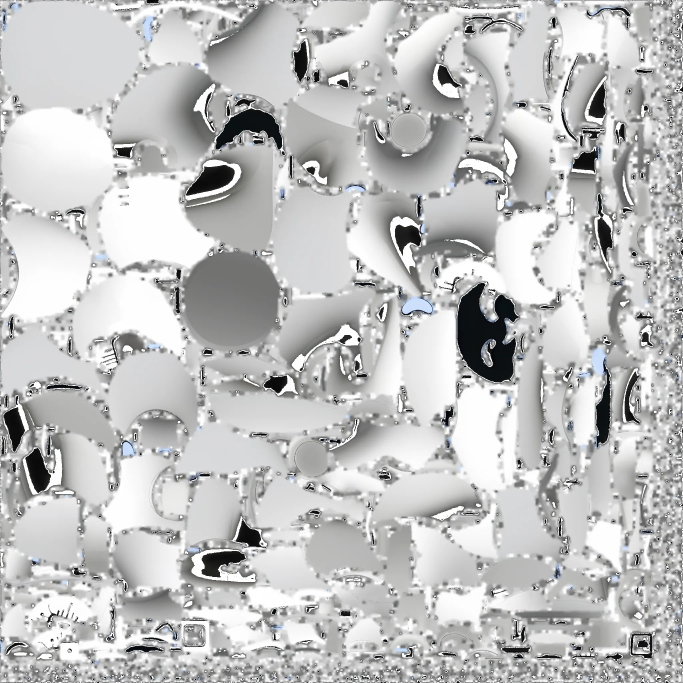
#> input picture apk_decoded/assets/pet_texture.png, 2048 x 2048 px, found by its file name (shown at 1/3 size)
$ python find_eyes.py
#> lines starting #> are read from the running program, lines starting #| are printed output that depends on the picture; after the words box and inside, x2 and y2 are one past the last pixel; in counts of white or black regions, pixels touching at a corner belong together
from PIL import Image
import numpy as np

tex = Image.open('/tmp/v110_extract/assets/pet_texture.png').convert('RGB')
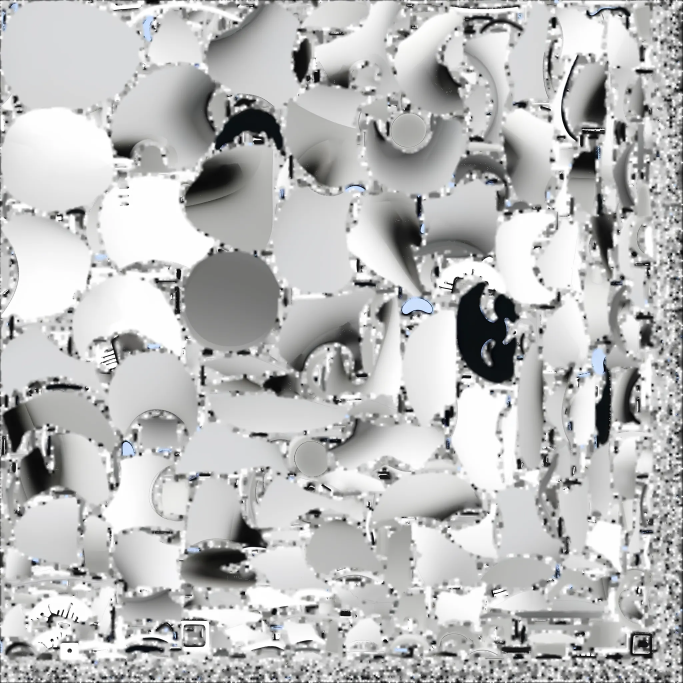
#> tex: PIL image 2048x2048 RGB (shown at 1/3 size); mean R, G, B 186.6, 187, 186.9
arr = np.array(tex)
h, w = arr.shape[:2]
#> h = 2048; w = 2048

# ASCII 预览 (上半部和下半部)
print("=== 纹理上半部 ASCII (0-50%) ===")
small = tex.crop((0, 0, w, h//2)).resize((80, 30))
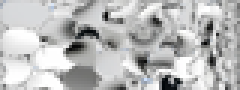
#> small: PIL image 80x30 RGB (shown 3 times larger); mean R, G, B 186.5, 187, 186.9
small_arr = np.array(small)
brightness = small_arr.mean(axis=2)
for r in range(30):
    line = ''
    for c in range(80):
        b = brightness[r, c]
        if b < 50: line += '#'
        elif b < 100: line += '+'
        elif b < 150: line += '.'
        elif b < 200: line += ' '
        else: line += ' '
    print(line)

print("\n=== 纹理下半部 ASCII (50-100%) ===")
small = tex.crop((0, h//2, w, h)).resize((80, 30))
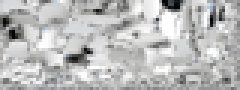
#> small: PIL image 80x30 RGB (shown 3 times larger); mean R, G, B 186.8, 187.2, 187
small_arr = np.array(small)
brightness = small_arr.mean(axis=2)
for r in range(30):
    line = ''
    for c in range(80):
        b = brightness[r, c]
        if b < 50: line += '#'
        elif b < 100: line += '+'
        elif b < 150: line += '.'
        elif b < 200: line += ' '
        else: line += ' '
    print(line)

# 找对称的深色区域(眼睛特征: 左右对称的深色点)
print("\n=== 寻找眼睛特征(左右对称深色像素) ===")
black_mask = arr.sum(axis=2) < 90
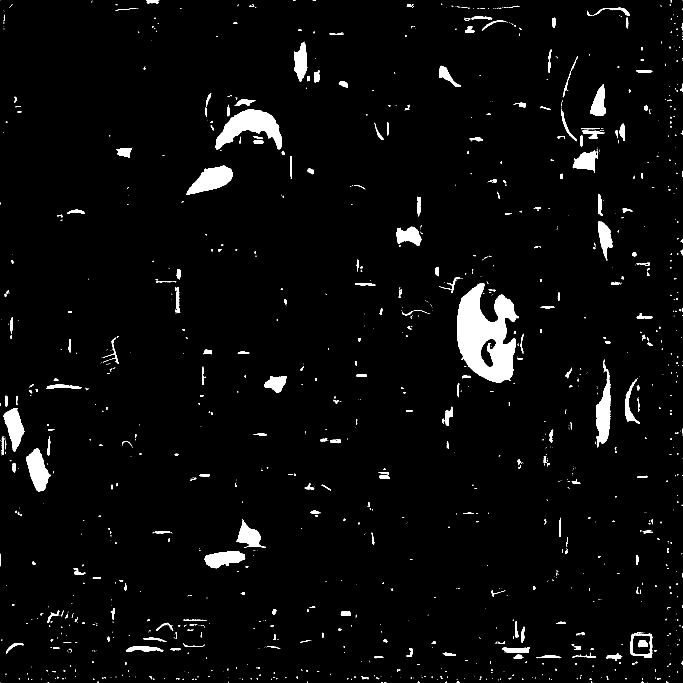
#> black_mask: shape (2048, 2048) bool (shown at 1/3 size); 3.3% white; 1318 white regions (982 under 20 px), largest, box (x1, y1, x2, y2) and area: (1372, 849, 1556, 1147) 32520, (647, 327, 846, 448) 11621, (558, 497, 698, 585) 6595
# 按行找左右对称的深色像素
eye_rows = []
for r in range(h):
    row_black = black_mask[r]
    left = row_black[:w//2].sum()
    right = row_black[w//2:].sum()
    # 对称且数量适中(眼睛通常50-300个深色像素每行)
    if left > 30 and right > 30 and abs(left-right) < max(left,right)*0.3:
        total = left + right
        if 60 < total < 600:
            eye_rows.append((r, total, left, right))
#> this loop made 2048 passes
#> (left, right, total) on passes 203, 210, 211, 212, 219, 220, 221, 222, 223, 224, 225, 226: (39, 31, 70), (37, 32, 69), (38, 46, 84), (38, 53, 91), (39, 34, 73), (39, 34, 73), (39, 34, 73), (38, 32, 70), (37, 33, 70), (36, 34, 70), (37, 35, 72), (37, 38, 75)
#> (left, right) on passes 1 to 6: (59, 5), (41, 0), (37, 3), (33, 0), (34, 3), (36, 3)
#> after the loop, eye_rows = 122 items, first 6: (202, 70, 39, 31), (209, 69, 37, 32), (210, 84, 38, 46), (211, 91, 38, 53), (218, 73, 39, 34), (219, 73, 39, 34)

print(f"找到 {len(eye_rows)} 个候选行")
#| 找到 122 个候选行
if eye_rows:
    # 聚类找眼睛区域
    eye_rows.sort(key=lambda x: -x[1])
    print("深色像素最多的对称行:")
    for r, t, l, rr in eye_rows[:15]:
        print(f"  row={r} ({r/h*100:.0f}%): 总{t} 左{l} 右{rr}")
#> this loop made 15 passes
#> (r, t, l, rr) on passes 1 to 12: (1947, 271, 143, 128), (1948, 269, 142, 127), (1946, 260, 139, 121), (1949, 251, 146, 105), (1945, 242, 123, 119), (1944, 218, 117, 101), (399, 201, 100, 101), (398, 197, 102, 95), (396, 195, 111, 84), (1950, 192, 101, 91), (397, 190, 104, 86), (413, 189, 103, 86)
#|   row=1947 (95%): 总271 左143 右128
#|   row=1948 (95%): 总269 左142 右127
#|   row=1946 (95%): 总260 左139 右121
#|   row=1949 (95%): 总251 左146 右105
#|   row=1945 (95%): 总242 左123 右119
#|   row=1944 (95%): 总218 左117 右101
#|   row=399 (19%): 总201 左100 右101
#|   row=398 (19%): 总197 左102 右95
#> (further printed lines are left out)
